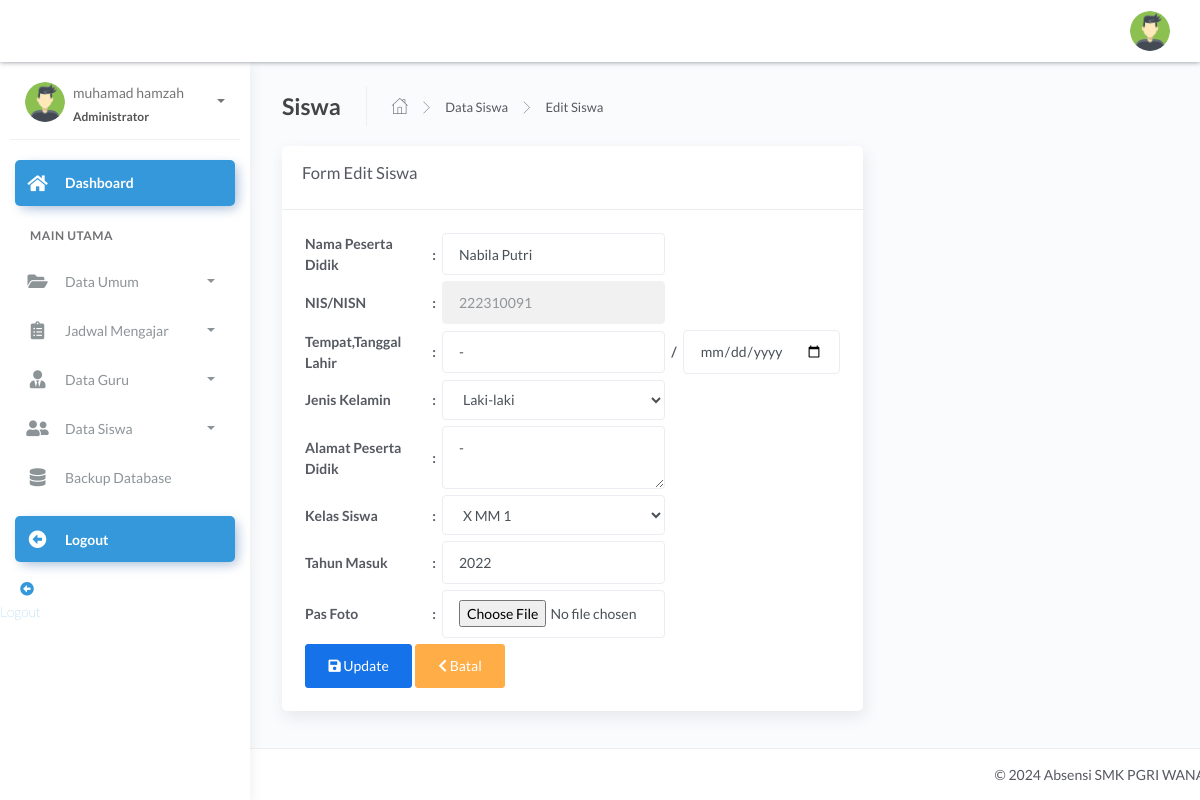
The app's page /admin/dashboard.php?page=siswa&act=edit&id=30 (signed in) with its own data.
### tables this page shows
CREATE TABLE `tb_siswa` (
  `id_siswa` int(11) NOT NULL AUTO_INCREMENT,
  `nis` varchar(60) NOT NULL,
  `nama_siswa` varchar(120) NOT NULL,
  `tempat_lahir` varchar(100) NOT NULL,
  `tgl_lahir` date NOT NULL,
  `jk` varchar(30) NOT NULL,
  `alamat` text NOT NULL,
  `password` varchar(255) NOT NULL,
  `foto` varchar(255) NOT NULL,
  `status` varchar(15) NOT NULL,
  `th_angkatan` year(4) NOT NULL,
  `id_mkelas` int(11) NOT NULL,
  PRIMARY KEY (`id_siswa`)
);

### admin/modul/siswa/edit.php (the view, shortened to what this page needs)
	<?php
$edit = mysqli_query($con,"SELECT * FROM tb_siswa WHERE id_siswa='$_GET[id]' ");
foreach ($edit as $d)?>
<div class="page-inner">
          <div class="page-header">
            <h4 class="page-title">Siswa</h4>
            <ul class="breadcrumbs">
              <li class="nav-home">
                <a href="#">
                  <i class="flaticon-home"></i>
                </a>
              </li>
              <li class="separator">
                <i class="flaticon-right-arrow"></i>
              </li>
              <li class="nav-item">
                <a href="#">Data Siswa</a>
              </li>
              <li class="separator">
                <i class="flaticon-right-arrow"></i>
              </li>
              <li class="nav-item">
                <a href="#">Edit Siswa</a>
              </li>
            </ul>
          </div>
          <div class="row">
                <div class="col-lg-8">
                  <div class="card">
                    <div class="card-header d-flex align-items-center">
                      <h3 class="h4">Form Edit Siswa</h3>
                    </div>
                    <div class="card-body">
	<form action="?page=siswa&act=proses" method="post" enctype="multipart/form-data">
<table cellpadding="3" style="font-weight: bold;">
  <tr>
    <td>Nama Peserta Didik </td>
    <td>:</td>
    <td><input type="text" class="form-control" name="nama" value="<?=$d['nama_siswa'] ?>"></td>
  </tr>
  <tr>
    <td>NIS/NISN</td>
    <td>:</td>
    <td><input name="nis" type="text" class="form-control" value="<?=$d['nis'] ?>" readonly>	</td>
  </tr>
  <tr>
    <td>Tempat,Tanggal Lahir </td>
    <td>:</td>
    <td><input type="text" class="form-control" name="tempat" value="<?=$d['tempat_lahir'] ?>"></td>
    <td>/</td>
    <td><input type="date" class="form-control" name="tgl" value="<?=$d['tgl_lahir'] ?>"></td>
  </tr>
  <tr>
    <td>Jenis Kelamin </td>
    <td>:</td>
    <td>
    	<select name="jk" class="form-control">
    		<option value="L">Laki-laki</option>
    	</select>
    </td>
  </tr>
  <tr>
    <td>Alamat Peserta Didik </td>
    <td>:</td>
    <td><textarea name="alamat" class="form-control"><?=$d['alamat'] ?></textarea></td>
  </tr>
  <tr>
    <td>Kelas Siswa</td>
    <td>:</td>
	<td>
    <select class="form-control" name="kelas">
    <?php
    $sqlKelas=mysqli_query($con, "SELECT * FROM tb_Mkelas
    ORDER BY id_mkelas ASC");
    while($kelas=mysqli_fetch_array($sqlKelas)){
    	if ($kelas['id_mkelas']==$d['id_mkelas']) {
    		$selected= "selected";
    	}else{
    		$selected='';
    	}
    echo "<option value='$kelas[id_mkelas]' $selected>$kelas[nama_kelas]</option>";
    }
    ?>
    </select>
	</td>
  </tr>
   <tr>
    <td>Tahun Masuk</td>
    <td>:</td>
    <td><input name="th_masuk" type="number" class="form-control" value="<?=$d['th_angkatan'] ?>"></td>
  </tr>
  <tr>
    <td>Pas Foto</td>
    <td>:</td>
    <td><input type="file" class="form-control" name="foto"></td>
  </tr>
  <tr>
    <td colspan="3">
		<button name="editSiswa" type="submit" class="btn btn-primary"><i class="fa fa-save"></i> Update</button>
		<a href="javascript:history.back()" class="btn btn-warning"><i class="fa fa-chevron-left"></i> Batal</a>
    </td>
  </tr>
</table>
</form>
</div>
</div>
</div>
</div>
</div>

### admin/dashboard.php (shortened to what this page needs)
<?php
 include '../config/db.php';
?> <script>
   <?php
$id_login = @$_SESSION['admin'];
$sql = mysqli_query($con,"SELECT * FROM tb_admin
 WHERE id_admin = '$id_login'") or die(mysqli_error($con));
$data = mysqli_fetch_array($sql);
?>
<!DOCTYPE html>
<html lang="en">
<head>
	<link rel="stylesheet" href="../assets/css/bootstrap.min.css">
	<link rel="stylesheet" href="../assets/css/atlantis.min.css">
	<link rel="stylesheet" href="../assets/css/demo.css">
</head>
<body>
	<div class="wrapper">
		<div class="main-header">
			<div class="logo-header" data-background-color="blue">
				<a href="dashboard.php" class="logo">
					<b class="text-white">SMK PGRI WANARAJA</b>
				</a>
				<div class="nav-toggle">
					<button class="btn btn-toggle toggle-sidebar">
						<i class="icon-menu"></i>
					</button>
				</div>
			</div>
			<nav class="navbar navbar-header navbar-expand-lg" data-background-color="blue2">
				<div class="container-fluid">
					<ul class="navbar-nav topbar-nav ml-md-auto align-items-center">
						<li class="nav-item dropdown hidden-caret">
							<a class="dropdown-toggle profile-pic" data-toggle="dropdown" href="#" aria-expanded="false">
								<div class="avatar-sm">
									<img src="../assets/img/user/<?=$data['foto'] ?>" alt="..." class="avatar-img rounded-circle">
								</div>
							</a>
						</li>
					</ul>
				</div>
			</nav>
		</div>
		<div class="sidebar sidebar-style-2">
			<div class="sidebar-wrapper scrollbar scrollbar-inner">
				<div class="sidebar-content">
					<div class="user">
						<div class="avatar-sm float-left mr-2">
							<img src="../assets/img/user/<?=$data['foto'] ?>" alt="..." class="avatar-img rounded-circle">
						</div>
						<div class="info">
							<a data-toggle="collapse" href="#collapseExample" aria-expanded="true">
								<span>
									<?=$data['nama_lengkap'] ?>
									<span class="user-level">Administrator</span>
									<span class="caret"></span>
								</span>
							</a>
						</div>
					</div>
					<ul class="nav nav-primary">
						<li class="nav-item active">
							<a href="dashboard.php" class="collapsed">
								<i class="fas fa-home"></i>
								<p>Dashboard</p>
							</a>
						</li>
						<li class="nav-section">
							<h4 class="text-section">Main Utama</h4>
						</li>
						<li class="nav-item">
							<a data-toggle="collapse" href="#base">
								<i class="fas fa-folder-open"></i>
								<p>Data Umum</p>
								<span class="caret"></span>
							</a>
						</li>
						<li class="nav-item">
							<a data-toggle="collapse" href="#sidebarLayouts">
								<i class="fas fa-clipboard-list"></i>
								<p>Jadwal Mengajar</p>
								<span class="caret"></span>
							</a>
						</li>
						<li class="nav-item">
							<a data-toggle="collapse" href="#guru">
								<i class="fas fa-user-tie"></i>
								<p>Data Guru</p>
								<span class="caret"></span>
							</a>
						</li>
						<li class="nav-item">
							<a data-toggle="collapse" href="#siswa">
								<i class="fas fa-user-friends"></i>
								<p>Data Siswa</p>
								<span class="caret"></span>
							</a>
						</li>
						<li class="nav-item">
        <a href="backup.php" class="collapsed">
            <i class="fas fa-database"></i>
            <p>Backup Database</p>
        </a>
    </li>
    <li class="nav-item active mt-3">
        <a href="logout.php" class="collapsed">
            <i class="fas fa-arrow-alt-circle-left"></i>
            <p>Logout</p>
        </a>
    </li>
</ul>
						<li class="nav-item active mt-3">
							<a href="logout.php" class="collapsed">
								<i class="fas fa-arrow-alt-circle-left"></i>
								<p>Logout</p>
							</a>
						</li>
				</div>
			</div>
		</div>
		<div class="main-panel">
			<div class="content">
				<?php
				$page= @$_GET['page'];
				$act = @$_GET['act'];
				if ($page=='master') {
					if ($act=='kelas') {
					include 'modul/master/kelas/data_kelas.php';
					}elseif ($act=='delkelas') {
					include 'modul/master/kelas/del.php';
					}elseif ($act=='semester') {
					include 'modul/master/semester/data.php';
					}elseif ($act=='delsemester') {
					include 'modul/master/semester/del.php';
					}elseif ($act=='set_semester') {
						include 'modul/master/semester/set.php';
					}
					elseif ($act=='ta') {
					include 'modul/master/ta/data.php';
					}elseif ($act=='delta') {
					include 'modul/master/ta/del.php';
					}elseif($act=='set_ta'){
						include 'modul/master/ta/set.php';
				}elseif ($act=='mapel') {
					include 'modul/master/mapel/data.php';
					}elseif ($act=='delmapel') {
					include 'modul/master/mapel/del.php';
					}
				}elseif ($page=='walas') {
					if ($act=='') {
					 include 'modul/wakel/data.php';
					}
        }elseif ($page=='siswa') {
          if ($act=='') {
               include 'modul/siswa/data.php';
           }elseif ($act=='add') {
                include 'modul/siswa/add.php';
           }elseif ($act=='edit') {
               include 'modul/siswa/edit.php';
           }elseif ($act=='del') {
                include 'modul/siswa/del.php';
           }elseif ($act=='proses') {
                include 'modul/siswa/proses.php';
           }
        }
            elseif ($page=='rekap') {
					if ($act=='') {
						include 'modul/rekap/rekap_absen.php';
					}elseif ($act='rekap-perbulan') {
						include 'modul/rekap/rekap_perbulan.php';
					}
		}elseif ($page=='') {
			include 'modul/home.php';
		}else{
			echo "<b>Tidak ada Halaman</b>";
		}
				 ?>
			</div>
		<footer class="footer" style="position: fixed; bottom: 0; width: 100%;">
				<div class="container">
					<div class="copyright ml-auto">
						&copy; <?php echo date('Y');?> Absensi SMK PGRI WANARAJA (<a href="index.php"> </a> Muhamad hamzah| 2023)
					</div>
				</div>
			</footer>
		</div>
	</div>
</body>
</html>

### records on screen
tb_siswa: nama "Nabila Putri", nis "222310091", tempat "-", alamat "-", th_masuk "2022"

### other values on screen
$data['nama_lengkap'] "muhamad hamzah"
form field kelas "X MM 1"
